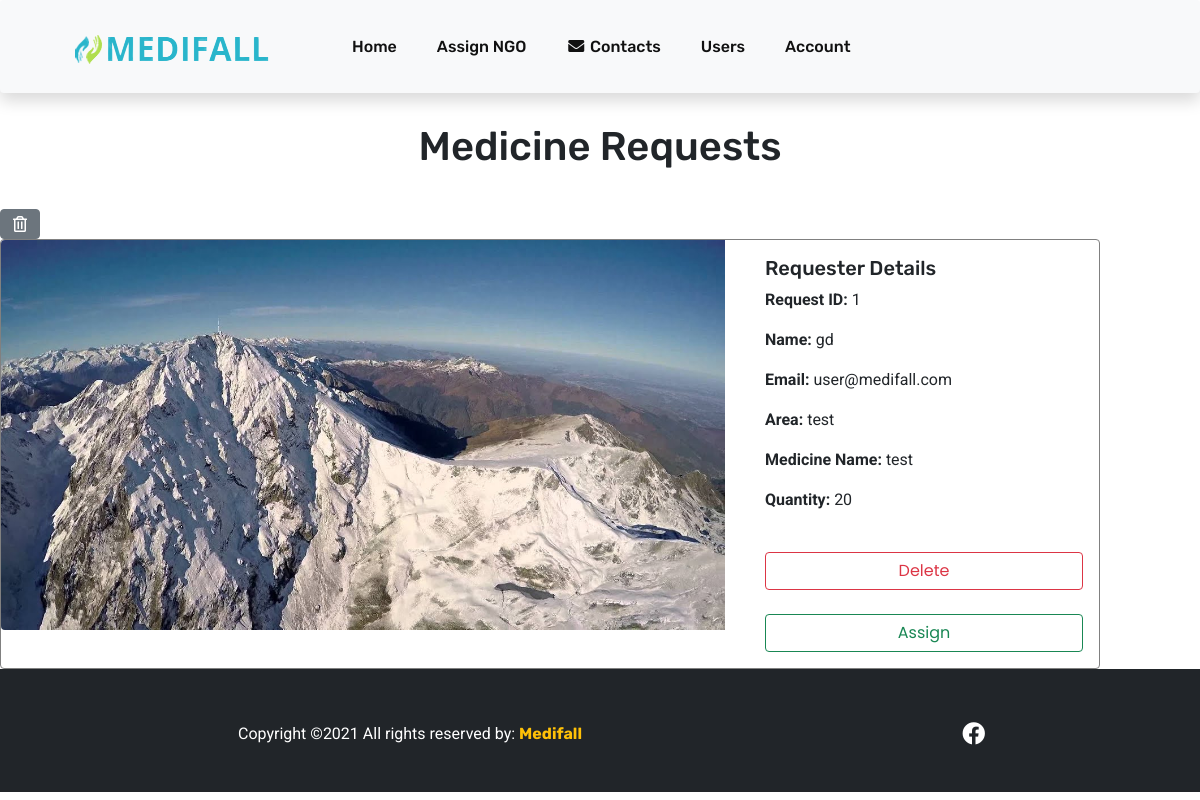
Page /admin/viewRequest.php on the committed database.
### tables this page shows
CREATE TABLE `requestmedicine` (
  `requestID` int(11) NOT NULL,
  `name` varchar(50) NOT NULL,
  `email` varchar(50) NOT NULL,
  `area` varchar(50) NOT NULL,
  `upzilla` int(50) NOT NULL,
  `district` varchar(60) NOT NULL,
  `medicine` varchar(30) NOT NULL,
  `quantity` int(11) NOT NULL,
  `phone` varchar(15) NOT NULL,
  `daatetimee` datetime NOT NULL,
  `files` varchar(10000) NOT NULL
);

### admin/viewRequest.php (the view, shortened to what this page needs)
<html lang="en">
<?php
include('../dbconnect.php');
$results = mysqli_query($conn, "SELECT * FROM requestmedicine")
    or die("Can not execute query");
?>
<head>
    <?php include('../headerfooter/header.php');?>
    <link rel="stylesheet" type="text/css" href="../style.css">
    <link rel="stylesheet" type="text/css" href="custom.css">
</head>
<body>
    <?php include('includes/nav.php'); ?>
    <h1 style="text-align: center; padding: 30px;">Medicine Requests</h1>
        <?php
        while ($rows = mysqli_fetch_array($results)) {
            extract($rows);
          echo '<form action="" method="POST" class="d-inline"><input type="hidden" name="id" value='. $rows["requestID"] .'>
			  <button type="submit" class="btn btn-secondary " name="delete" value="Delete"><i class="far fa-trash-alt"></i></button></form>';
        ?>
                <div class="card ml-auto mr-auto" style="width: 1100px; border:1px solid gray">
                    <div class="row ">
                        <div class="col-md-8">
                            <img style="height: 390px; width: 800px;" src="uploads/<?php echo "$files"; ?>" class="img-fluid rounded-start" alt="...">
                        </div>
                        <div class="col-md-4">
                            <div class="card-body">
                                <h5 class="card-title">Requester Details</h5>
								<p class="card-text"><b> Request ID:</b> <?php echo "$requestID"; ?></p>
                                <p class="card-text"><b> Name:</b> <?php echo "$name"; ?></p>
                                <p class="card-text"><b>Email:</b> <?php echo "$email"; ?></p>
                                <p class="card-text"><b>Area:</b> <?php echo "$area"; ?></p>
                                <p class="card-text"><b>Medicine Name:</b> <?php echo "$medicine"; ?></p>
                                <p class="card-text"><b>Quantity:</b> <?php echo "$quantity"; ?></p>
								<form action="" method="POST" class="d-inline"><input type="hidden" name="id" value='. $row["requestID"] .'>
                    <button type="submit" name="delete" class=" btn btn-outline-danger form-control mt-4">Delete</button>
		                      </form>
					<button type="submit" name="assign" class=" btn btn-outline-success form-control mt-4">Assign</button>
                            </div>
                        </div>
                    </div>
                </div>
        <?php } ?>
    <?php include('includes/footer.php'); ?>
</body>
</html>

### style.css (style rules this page uses)
body, p, span { font-family: 'Roboto', sans-serif; }
h1,h2,h3,h4,h5,h6, a { font-family: 'Rubik', sans-serif; }
img { max-width: 100%; }
body { font-family: 'Poppins', sans-serif; }

### rows in the picture
requestmedicine: files (picture), requestID "1", name "gd", email "user@medifall.com", area "test", medicine "test", quantity "20"
